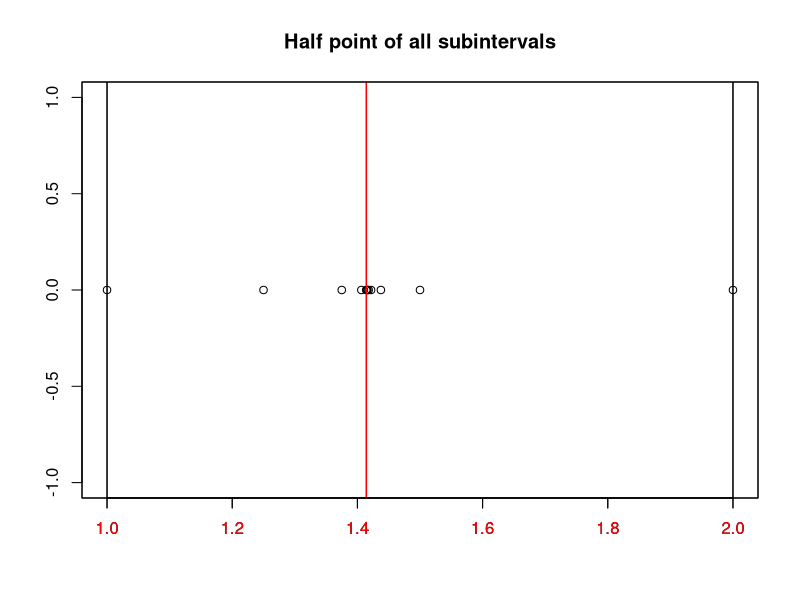

Recreate this plot in R.
## ---- chunk 1
fn <- function(x){
  return(x - 2^(0.5))
}
i <- 1; half_list <- list()

# initialize interval
a <- 1; b <- 2

# begin Bisection method
while(i <= 500){
  # cut into half
  halfpoint <- (a + b)/2
  half_list <- append(half_list, halfpoint)
  # check which subinterval have positive & negative sign
  # then assign as new interval for next iteration
  if (fn(a) < 0 & fn(halfpoint) > 0){
    a <- a
    b <- halfpoint
  } else if(fn(halfpoint) < 0 & fn(b) > 0){
    a <- halfpoint
    b <- b
  }
  i <- i + 1
}
## ---- chunk 2
#| echo: false
#| warning: false
#| fig-width: 8
#| fig-height: 6

plot(c(1,half_list[1:10],2), rep(0,12), xlab="", ylab="", main = "Half point of all subintervals")
abline(v = 2^0.5, col = "red", lwd=1.5)
abline(v = 1, col = "black", lwd=1.5)
abline(v = 2, col = "black", lwd=1.5)

# Add x-axis with a specific color for labels and tick marks
axis(1, col.axis = "red", col = "black")

# Add box around the plot if desired
box()
## ---- chunk 3
#| echo: false
#| warning: false
cat("Interval at 500th iteration: [",a,",", b, "]")
